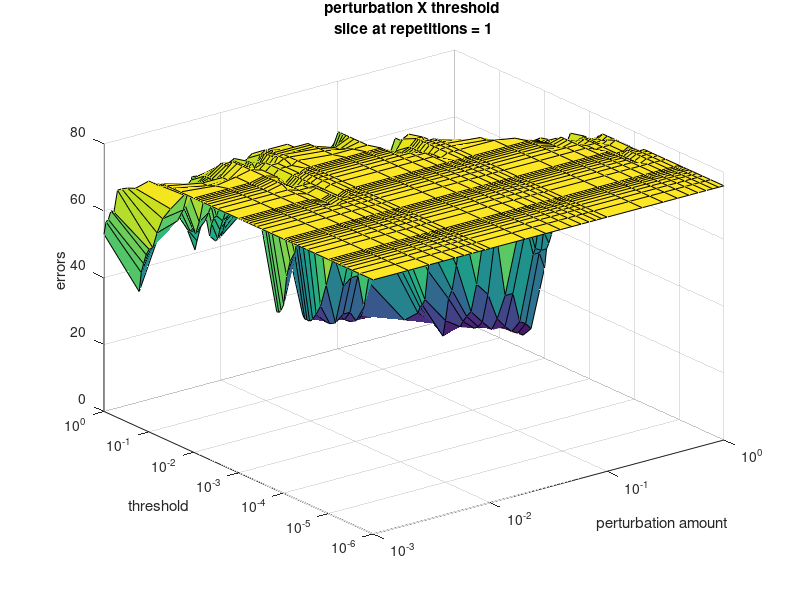
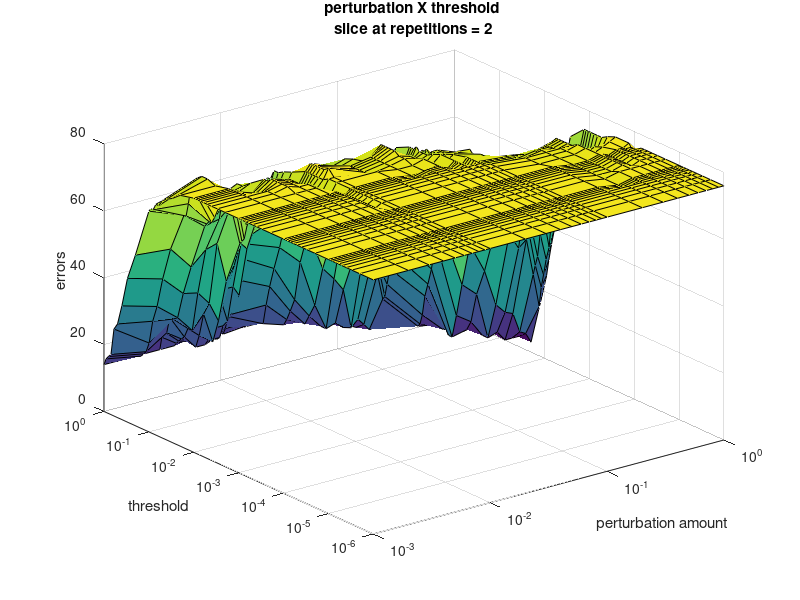
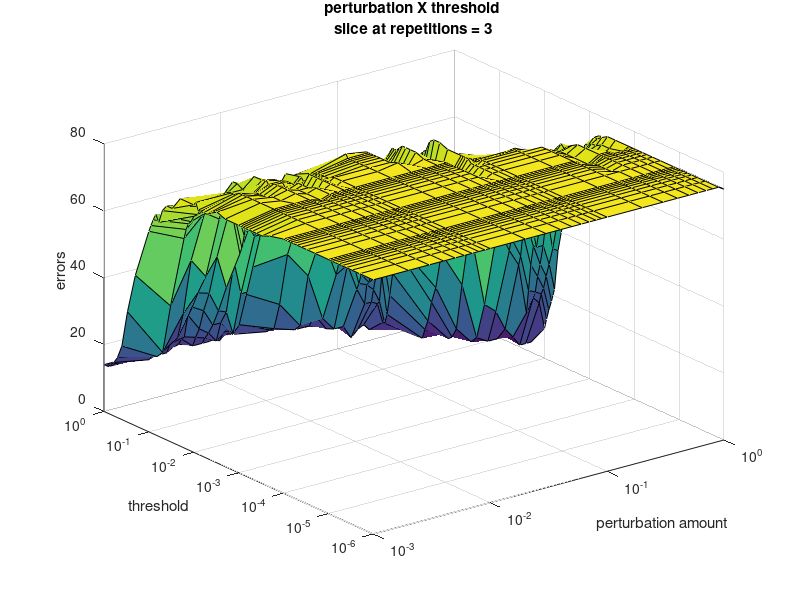
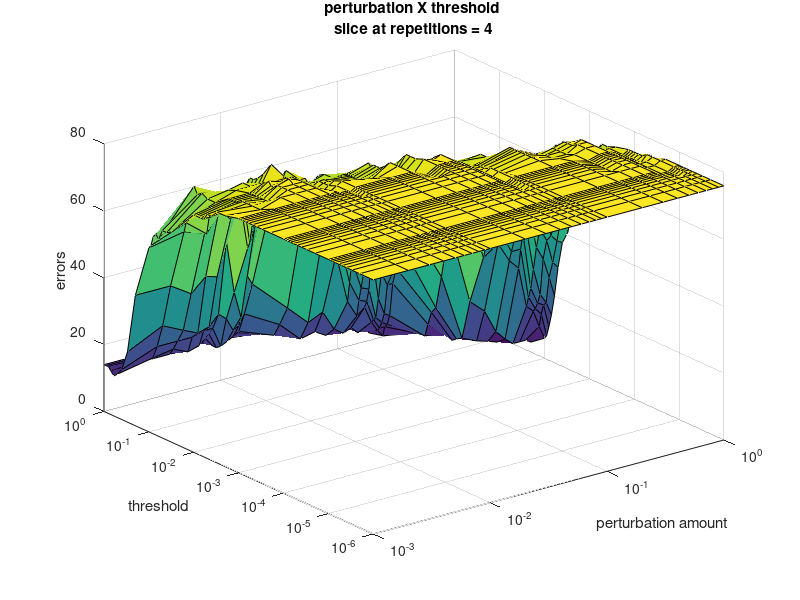

Source code (MATLAB) for these figures, in order: (Note: a time limit stopped this script after it produced the figures.)
load( 'ws_data_3.mat' );

fname_pert = 'perturbations';
fname_reps = 'repetitions';

mkdir( fname_pert );
mkdir( fname_reps );

% save bulk
for ms = 1:numMatSamplesExternal_int
    
    mat_path = [ fname_reps '/mat' num2str(ms) ];
    mkdir( mat_path );
    
    surface_path = [mat_path '/surface'];
    mkdir( surface_path );

    
    % create the perturb x thresh surfaces
    sbisect_path = [ surface_path '/surface_bisect' ];
    mkdir( sbisect_path );
    
    lin_sbisect_path = [ sbisect_path '/linear' ];
    mkdir( lin_sbisect_path );
    for it = 1:length(numsamples_vec)
        clear surface;
        surface( :, : ) = numMistakes_inv( :, it, :, ms );
        fig = figure();
        surf( perturbAmount_vec, mistakeThresh_real_vec, surface' );
        xlabel( 'perturbation amount' );
        ylabel( 'threshold' );
        zlabel( 'errors' );
        set(gca, 'XScale', 'log', 'YScale', 'log' );
        title( { 'perturbation X threshold ' ,[ 'slice at repetitions = ' num2str(numsamples_vec( it )) ] } );
        saveas( fig, [lin_sbisect_path '/rep_' num2str(it)] );
        close( fig );
    end
    
    % create the perturb x lasso surfaces
    lasso_sbisect_path = [ sbisect_path '/lasso' ];
    mkdir( lasso_sbisect_path );
    for it = 1:length(numsamples_vec)
        clear surface;
        surface( :, : ) = numMistakes_lasso( :, it, :, ms );
        fig = figure();
        surf( perturbAmount_vec, lambdas_vecreal, surface' );
        xlabel( 'perturbation amount' );
        ylabel( 'lambda' );
        zlabel( 'errors' );
        set(gca, 'XScale', 'log', 'YScale', 'log' );
        title( { 'perturbation X lambda ' ,[ 'slice at repetitions = ' num2str(numsamples_vec( it )) ] } );
        saveas( fig, [lasso_sbisect_path '/rep_' num2str(it)] );
        close( fig );
    end
    
    % create the perturb x qlasso surfaces
    qlasso_sbisect_path = [ sbisect_path '/Qlasso' ];
    mkdir( qlasso_sbisect_path );
    for it = 1:length(numsamples_vec)
        clear surface;
        surface( :, : ) = numMistakes_Qlasso( :, it, :, ms );
        fig = figure();
        surf( perturbAmount_vec, lambdas_vecreal, surface' );
        xlabel( 'perturbation amount' );
        ylabel( 'lambda' );
        zlabel( 'errors' );
        set(gca, 'XScale', 'log', 'YScale', 'log' );
        title( { 'perturbation X lambda : QLasso' ,[ 'slice at repetitions = ' num2str(numsamples_vec( it )) ] } );
        saveas( fig, [qlasso_sbisect_path '/rep_' num2str(it)] );
        close( fig );
    end
    
    % create the perturb x sample linear surface
    invsurf = min( numMistakes_inv, [], 3 );
    fig = figure();
    surf( perturbAmount_vec, numsamples_vec, invsurf( :, :, ms )' );
    xlabel( 'perturbation amount' );
    ylabel( 'samples' );
    zlabel( 'errors' );
    set(gca, 'XScale', 'log', 'YScale', 'log' );
    title( 'linear recovery method' );
    saveas( fig, [ surface_path '/surface_lin.fig' ] );
    close( fig );
    
    % create the perturb x sample lasso surface
    lassosurf = min( numMistakes_lasso, [], 3 );
    fig = figure();
    surf( perturbAmount_vec, numsamples_vec, lassosurf( :, :, ms )' );
    xlabel( 'perturbation amount' );
    ylabel( 'samples' );
    zlabel( 'errors' );
    set(gca, 'XScale', 'log', 'YScale', 'log' );
    title( 'linear recovery method' );
    saveas( fig, [ surface_path '/surface_lasso.fig' ] );
    close( fig );
    
    % create the perturb x sample Qlasso surface
    qlassosurf = min( numMistakes_Qlasso, [], 3 );
    fig = figure();
    surf( perturbAmount_vec, numsamples_vec, qlassosurf( :, :, ms )' );
    xlabel( 'perturbation amount' );
    ylabel( 'samples' );
    zlabel( 'errors' );
    set(gca, 'XScale', 'log', 'YScale', 'log' );
    title( 'linear recovery method' );
    saveas( fig, [ surface_path '/surface_Qlasso.fig' ] );
    close( fig );
    
    % create the repetitions comparison fig
    numsamp_mist(:,1) = min(min(numMistakes_inv(:,:,:,ms),[],3),[],1);
    numsamp_mist(:,2) = min(min(numMistakes_lasso(:,:,:,ms),[],3),[],1);
    numsamp_mist(:,3) = min(min(numMistakes_Qlasso(:,:,:,ms),[],3),[],1);
    fig = figure();
    plot( numsamples_vec', numsamp_mist );
    legend( 'linear', 'lasso', 'Qlasso' );
    xlabel( 'matrix repetitions' );
    ylabel( 'recovery errors' );
    set(gca, 'XScale', 'log' );
    title({'Error comparison for lambda, lasso, and Qlasso', ...
        'best-case across perturbations and lambda/threshold',['mat #' num2str(ms)]});
    saveas( fig, [ surface_path '/sample_comparison.fig' ] );
    close( fig );
    
    
end

% create repetitions comparison fig that averages all matrices
numsamp_mist(:,1) = min(min(mean(numMistakes_inv,4),[],3),[],1);
numsamp_mist(:,2) = min(min(mean(numMistakes_lasso,4),[],3),[],1);
numsamp_mist(:,3) = min(min(mean(numMistakes_Qlasso,4),[],3),[],1);
fig = figure();
plot( numsamples_vec', numsamp_mist );
legend( 'linear', 'lasso', 'Qlasso' );
xlabel( 'matrix repetitions' );
ylabel( 'recovery errors' );
set(gca, 'XScale', 'log' );
title({'Error comparison for lambda, lasso, and Qlasso', ...
    'best-case across perturbations and lambda/threshold','avg across all mats'});
saveas( fig, [fname_reps '/sample_comparison.fig' ] );
close( fig );



yvec_qlasso = nan( 1, length( perturbAmount_vec ) );
yvec_lasso = nan( 1, length( perturbAmount_vec ) );
yvec_inv = nan( 1, length( perturbAmount_vec ) );

for i=1:length( perturbAmount_vec )
    yvec_qlasso( i ) = min( min( numMistakes_Qlasso_avg(i,:,:) ) );
    yvec_lasso( i ) = min( min( numMistakes_lasso_avg(i,:,:) ) );
    yvec_inv( i ) = min( min( numMistakes_inv_avg(i,:,:) ) );
end

fig = figure();
plot( perturbAmount_vec, yvec_qlasso );
legend( 'errors across perturbations' );
xlabel( 'samples' ); ylabel( 'errors' );
title('min(lamdasxrepititions), avgMat, Quadratic lasso recovery smethod');
saveas( fig, [ fname_pert '/qlasso_avg' ] );
close( fig );

fig = figure();
plot( perturbAmount_vec, yvec_lasso );
legend( 'errors across perturbations' );
xlabel( 'samples' ); ylabel( 'errors' );
title('min(lamdasxrepititions), avgMat, lasso recovery smethod');
saveas( fig, [ fname_pert '/lasso_avg' ] );
close( fig );

fig = figure();
plot( perturbAmount_vec, yvec_inv );
legend( 'errors across perturbations' );
title('min(thresholdxrepititions), avgMat, linear recovery method');
xlabel( 'samples' ); ylabel( 'errors' );
saveas( fig, [ fname_pert '/lin_avg' ] );
close( fig );

% save bulk
qlasso_pert = [fname_pert '/qlasso'];
mkdir( qlasso_pert );
lasso_pert = [fname_pert '/lasso'];
mkdir( lasso_pert );
lin_pert = [fname_pert '/linear'];
mkdir( lin_pert );
for ms = 1:numMatSamplesExternal_int
    for i=1:length( perturbAmount_vec )
        yvec_qlasso( i ) = min( min( numMistakes_Qlasso(i,:,:,ms) ) );
        yvec_lasso( i ) = min( min( numMistakes_lasso(i,:,:,ms) ) );
        yvec_inv( i ) = min( min( numMistakes_inv(i,:,:,ms) ) );
    end
    
    fig = figure();
    plot( perturbAmount_vec, yvec_qlasso );
    legend( 'errors across perturbations' );
    xlabel( 'perturbation' ); ylabel( 'errors' );
    title({'min(lamdasxrepititions), quadratic lasso recovery smethod', ['mat #' num2str(ms)]});
    saveas( fig, [ qlasso_pert '/lasso_mat_' num2str(ms) ] );
    close( fig );
    
    fig = figure();
    plot( perturbAmount_vec, yvec_lasso );
    legend( 'errors across perturbations' );
    xlabel( 'perturbation' ); ylabel( 'errors' );
    title({'min(lamdasxrepititions), lasso recovery smethod', ['mat #' num2str(ms)]});
    saveas( fig, [ lasso_pert '/lasso_mat_' num2str(ms) ] );
    close( fig );

    fig = figure();
    plot( perturbAmount_vec, yvec_inv );
    legend( 'errors across perturbations' );
    title({'min(thresholdxrepititions), linear recovery method', ['mat #' num2str(ms)]});
    xlabel( 'perturbation' ); ylabel( 'errors' );
    saveas( fig, [ lin_pert '/inv_mat_' num2str(ms) ] );
    close( fig );
end
